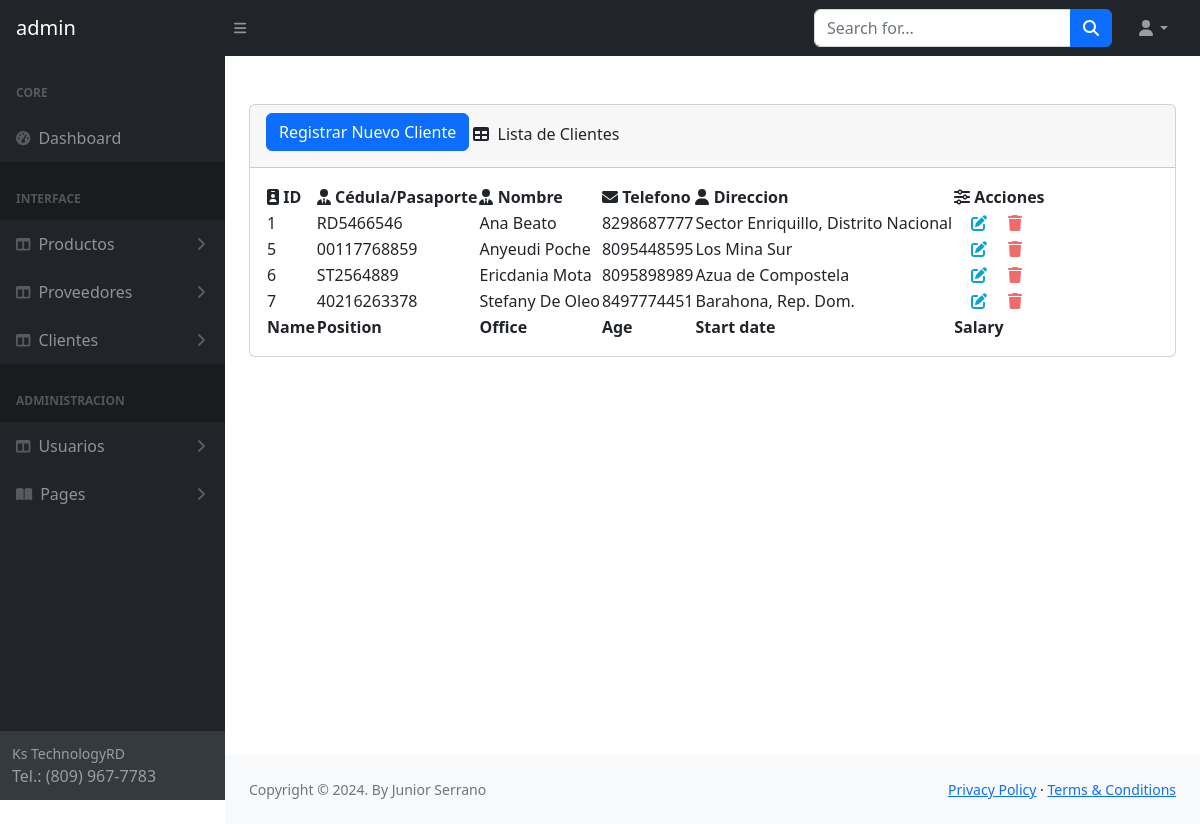
/sistema/lista_cliente.php (signed in), run on the app's committed database.
### tables this page shows
CREATE TABLE `cliente` (
  `idcliente` int(25) NOT NULL,
  `nit` varchar(11) DEFAULT NULL,
  `nombre` varchar(80) DEFAULT NULL,
  `telefono` varchar(11) DEFAULT NULL,
  `direccion` text DEFAULT NULL,
  `dateadd` datetime NOT NULL DEFAULT current_timestamp(),
  `usuario_id` int(11) NOT NULL,
  `estatus` int(11) NOT NULL DEFAULT 1
);

### sistema/lista_cliente.php (the view, shortened to what this page needs)
<!DOCTYPE html>
<html lang="en">
<?php include('includes/header.php') ?>
    <body class="sb-nav-fixed">
     <?php include('includes/nabvar.php') ?>
        <div id="layoutSidenav">
            <?php include('includes/sidebar.php') ?>
            <div id="layoutSidenav_content">
                <main>
                    <div class="container-fluid px-4">
                        <br>
                       <div class="card mb-4">
                            <div class="card-header">
                                <h5 class="btn btn-primary"> <a href="registro_cliente.php" class="text-white text-decoration-none">Registrar Nuevo Cliente</a> </h5>
                                <i class="fas fa-table me-1"></i>
                                Lista de Clientes
                            </div>
                            <div class="card-body">
                                <table id="datatablesSimple">
                                    <thead>
                                        <tr style="width:15px">
                                            <th style="width:10px"><i class="fa-solid fa-id-badge"></i> ID</th>
                                            <th><i class="fa-solid fa-user-tie"></i> Cédula/Pasaporte</th>
                                            <th><i class="fa-solid fa-user-tie"></i> Nombre</th>
                                            <th><i class="fa-solid fa-envelope"></i> Telefono</th>
                                            <th><i class="fa-solid fa-user"></i> Direccion</th>
                                           <th><i class="fa-solid fa-sliders"></i> Acciones</th>
                                        </tr>
                                    </thead>
                                    <tfoot>
                                        <tr>
                                            <th>Name</th>
                                            <th>Position</th>
                                            <th>Office</th>
                                            <th>Age</th>
                                            <th>Start date</th>
                                            <th>Salary</th>
                                        </tr>
                                    </tfoot>
                                    <tbody>
                                        <?php
                                        $query = mysqli_query($conn, "SELECT * FROM cliente WHERE estatus = 1");
                                        $result = mysqli_num_rows($query);
                                        if ($result > 0) {
                                            while($datacliente = mysqli_fetch_array($query)) { ?>
                                                    <tr>
                                                        <td><?php echo $datacliente['idcliente']?></td>
                                                        <td><?php echo $datacliente['nit']?></td>
                                                        <td><?php echo $datacliente['nombre']?></td>
                                                        <td><?php echo $datacliente['telefono']?></td>
                                                        <td><?php echo $datacliente['direccion']?></td>
                                                        <td>
                                                            <a class="link_edit" href="editar_cliente.php?id=<?php echo $datacliente['idcliente']?>"><i class="fa-solid fa-pen-to-square" style="width: 50px;"></i></a>
                                                            <a class="link_delete" href="#" data-id='<?php echo $datacliente['idcliente']?>'><i class="fa-solid fa-trash"></i></a>
                                                          </td>
                                                    </tr>
                                        <?php } mysqli_close($conn); } ?>
                                    </tbody>
                                </table>
                            </div>
                        </div>
                    </div>
                </main>
                <?php include('includes/footer.php')?>
            </div>
        </div>
    </body>
</html>

### data on the page
cliente: idcliente "1", nit "RD5466546", nombre "Ana Beato", telefono "8298687777", direccion "Sector Enriquillo, Distrito Nacional"
cliente: idcliente "5", nit "00117768859", nombre "Anyeudi Poche", telefono "8095448595", direccion "Los Mina Sur"
cliente: idcliente "6", nit "ST2564889", nombre "Ericdania Mota", telefono "8095898989", direccion "Azua de Compostela"
cliente: idcliente "7", nit "40216263378", nombre "Stefany De Oleo", telefono "8497774451", direccion "Barahona, Rep. Dom."

### other printed values
$_SESSION['usuario'] "admin"
